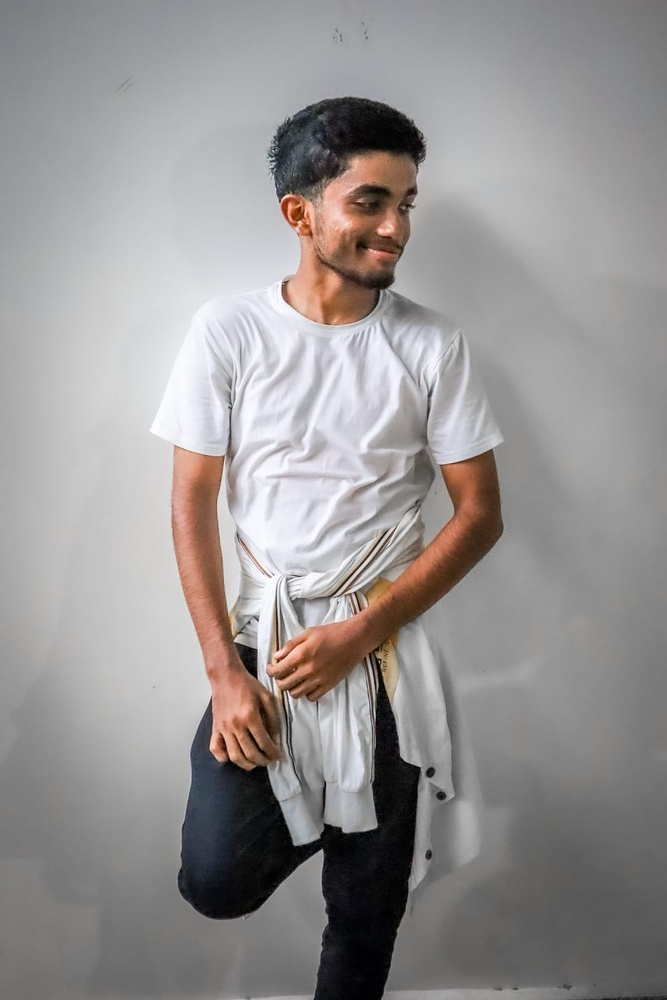
#> input picture f.jpg, 667 x 1000 px, shrunk from 992 x 1488 before the run
$ python thresh_img.py
#> lines starting #> are read from the running program, lines starting #| are printed output that depends on the picture; after the words box and inside, x2 and y2 are one past the last pixel; in counts of white or black regions, pixels touching at a corner belong together
import cv2

img=cv2.imread("f.jpg")
#> img is the input picture: shape (1000, 667, 3); mean B, G, R 147.2, 147.6, 150.9
#read an image
gray=cv2.cvtColor(img,cv2.COLOR_BGR2GRAY)
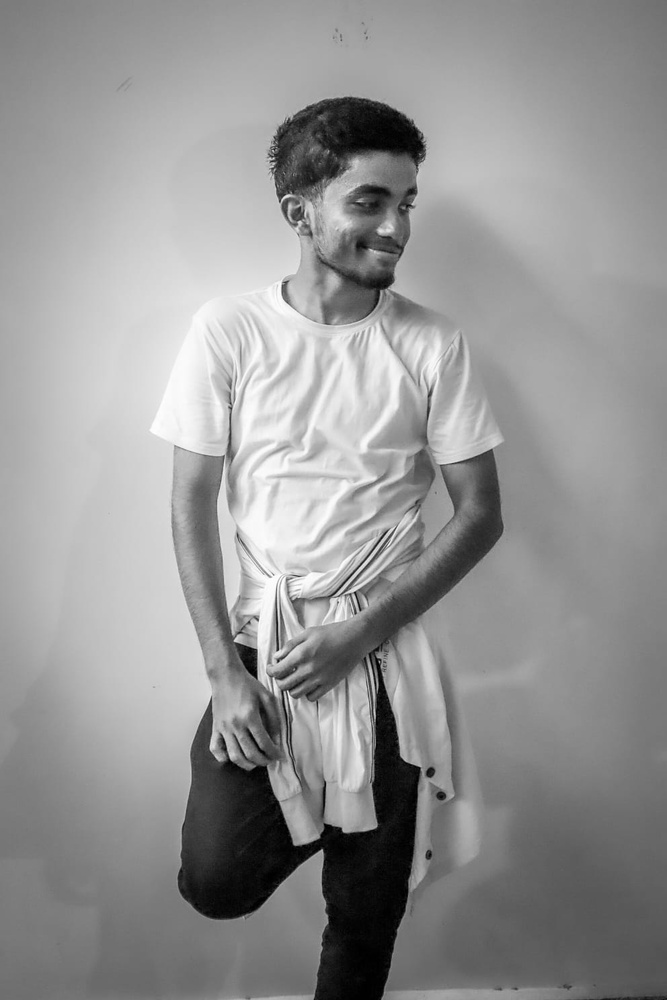
#> gray: shape (1000, 667); min 0, max 255, mean 148.5
#convert into gray_scale image
thres=cv2.threshold(gray,190,255,cv2.THRESH_BINARY)[1]
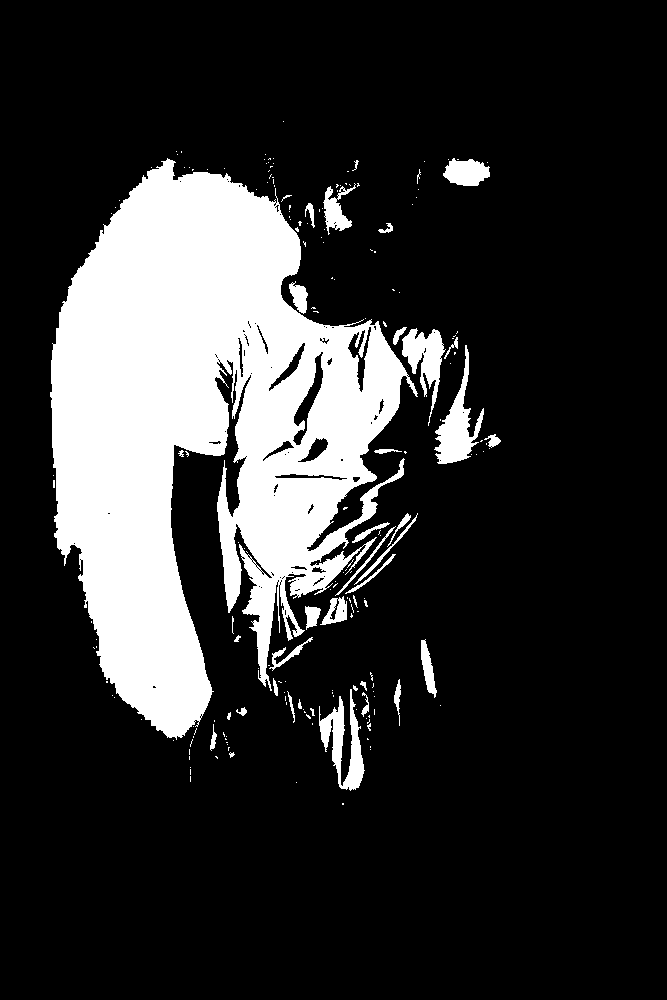
#> thres: shape (1000, 667); 19.1% white; 198 white regions (158 under 20 px), largest, box (x1, y1, x2, y2) and area: (50, 158, 418, 740) 115239, (434, 345, 484, 464) 2070, (319, 689, 365, 791) 1929
#converting into threshold valued
# #190-threshold limit
# #255-is given color
# #cv2.Thresh_BINARY is a function accessing from it
# #[1]it 2 values by taking gray and saving the threshold image in path
cv2.imwrite("threshold190.jpg",thres)
#saving the image
